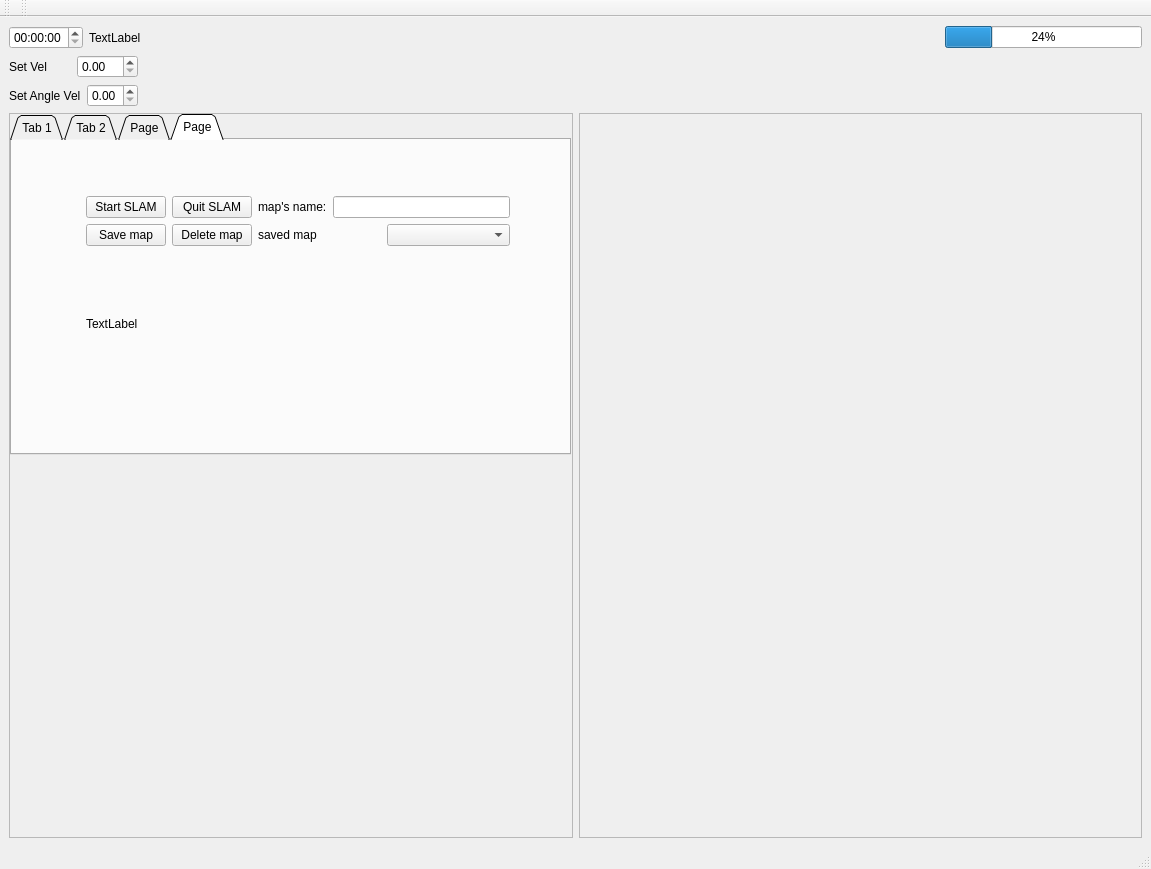
<?xml version="1.0" encoding="UTF-8"?>
<ui version="4.0">
 <class>MainWindow</class>
 <widget class="QMainWindow" name="MainWindow">
  <property name="geometry">
   <rect>
    <x>0</x>
    <y>0</y>
    <width>1151</width>
    <height>869</height>
   </rect>
  </property>
  <property name="windowTitle">
   <string>MainWindow</string>
  </property>
  <widget class="QWidget" name="centralwidget">
   <layout class="QVBoxLayout" name="verticalLayout_14">
    <item>
     <layout class="QVBoxLayout" name="verticalLayout_5"/>
    </item>
    <item>
     <layout class="QVBoxLayout" name="verticalLayout_4"/>
    </item>
    <item>
     <layout class="QVBoxLayout" name="verticalLayout_13">
      <item>
       <layout class="QHBoxLayout" name="horizontalLayout">
        <item>
         <widget class="QTimeEdit" name="timeEdit"/>
        </item>
        <item>
         <widget class="QLabel" name="label">
          <property name="text">
           <string>TextLabel</string>
          </property>
         </widget>
        </item>
        <item>
         <spacer name="horizontalSpacer">
          <property name="orientation">
           <enum>Qt::Horizontal</enum>
          </property>
          <property name="sizeType">
           <enum>QSizePolicy::Preferred</enum>
          </property>
          <property name="sizeHint" stdset="0">
           <size>
            <width>798</width>
            <height>20</height>
           </size>
          </property>
         </spacer>
        </item>
        <item>
         <widget class="QProgressBar" name="progressBar">
          <property name="value">
           <number>24</number>
          </property>
         </widget>
        </item>
       </layout>
      </item>
      <item>
       <layout class="QHBoxLayout" name="horizontalLayout_4">
        <item>
         <layout class="QVBoxLayout" name="verticalLayout">
          <item>
           <layout class="QHBoxLayout" name="horizontalLayout_3">
            <item>
             <widget class="QLabel" name="label_2">
              <property name="text">
               <string>Set Vel</string>
              </property>
             </widget>
            </item>
            <item>
             <widget class="QDoubleSpinBox" name="doubleSpinBox">
              <property name="maximum">
               <double>3.000000000000000</double>
              </property>
              <property name="singleStep">
               <double>0.100000000000000</double>
              </property>
             </widget>
            </item>
           </layout>
          </item>
          <item>
           <layout class="QHBoxLayout" name="horizontalLayout_2">
            <item>
             <widget class="QLabel" name="label_3">
              <property name="text">
               <string>Set Angle Vel</string>
              </property>
             </widget>
            </item>
            <item>
             <widget class="QDoubleSpinBox" name="doubleSpinBox_2">
              <property name="maximum">
               <double>3.000000000000000</double>
              </property>
              <property name="singleStep">
               <double>0.050000000000000</double>
              </property>
             </widget>
            </item>
           </layout>
          </item>
         </layout>
        </item>
        <item>
         <spacer name="horizontalSpacer_3">
          <property name="orientation">
           <enum>Qt::Horizontal</enum>
          </property>
          <property name="sizeHint" stdset="0">
           <size>
            <width>388</width>
            <height>38</height>
           </size>
          </property>
         </spacer>
        </item>
       </layout>
      </item>
      <item>
       <layout class="QHBoxLayout" name="horizontalLayout_18">
        <item>
         <layout class="QVBoxLayout" name="verticalLayout_12">
          <item>
           <widget class="QScrollArea" name="scrollArea_2">
            <property name="widgetResizable">
             <bool>true</bool>
            </property>
            <widget class="QWidget" name="scrollAreaWidgetContents_2">
             <property name="geometry">
              <rect>
               <x>0</x>
               <y>0</y>
               <width>558</width>
               <height>660</height>
              </rect>
             </property>
             <widget class="QTabWidget" name="tabWidget">
              <property name="geometry">
               <rect>
                <x>0</x>
                <y>0</y>
                <width>561</width>
                <height>341</height>
               </rect>
              </property>
              <property name="tabShape">
               <enum>QTabWidget::Triangular</enum>
              </property>
              <property name="currentIndex">
               <number>3</number>
              </property>
              <widget class="QWidget" name="tab">
               <attribute name="title">
                <string>Tab 1</string>
               </attribute>
               <widget class="QWidget" name="layoutWidget">
                <property name="geometry">
                 <rect>
                  <x>130</x>
                  <y>100</y>
                  <width>260</width>
                  <height>93</height>
                 </rect>
                </property>
                <layout class="QHBoxLayout" name="horizontalLayout_7">
                 <item>
                  <layout class="QVBoxLayout" name="verticalLayout_3">
                   <item>
                    <widget class="QPushButton" name="pushButton_9">
                     <property name="text">
                      <string>Start</string>
                     </property>
                    </widget>
                   </item>
                  </layout>
                 </item>
                 <item>
                  <layout class="QVBoxLayout" name="verticalLayout_2">
                   <item>
                    <widget class="QPushButton" name="pushButton">
                     <property name="text">
                      <string>Forward</string>
                     </property>
                    </widget>
                   </item>
                   <item>
                    <layout class="QHBoxLayout" name="horizontalLayout_5">
                     <item>
                      <widget class="QPushButton" name="pushButton_2">
                       <property name="text">
                        <string>Left</string>
                       </property>
                      </widget>
                     </item>
                     <item>
                      <widget class="QPushButton" name="pushButton_3">
                       <property name="text">
                        <string>Right</string>
                       </property>
                      </widget>
                     </item>
                    </layout>
                   </item>
                   <item>
                    <widget class="QPushButton" name="pushButton_4">
                     <property name="text">
                      <string>Backward</string>
                     </property>
                    </widget>
                   </item>
                  </layout>
                 </item>
                </layout>
               </widget>
              </widget>
              <widget class="QWidget" name="tab_2">
               <attribute name="title">
                <string>Tab 2</string>
               </attribute>
               <widget class="QWidget" name="layoutWidget">
                <property name="geometry">
                 <rect>
                  <x>82</x>
                  <y>32</y>
                  <width>379</width>
                  <height>251</height>
                 </rect>
                </property>
                <layout class="QVBoxLayout" name="verticalLayout_20">
                 <item>
                  <layout class="QVBoxLayout" name="verticalLayout_8">
                   <item>
                    <layout class="QHBoxLayout" name="horizontalLayout_8">
                     <item>
                      <widget class="QLabel" name="label_4">
                       <property name="text">
                        <string>SELECT MAP</string>
                       </property>
                      </widget>
                     </item>
                     <item>
                      <widget class="QComboBox" name="comboBox">
                       <item>
                        <property name="text">
                         <string/>
                        </property>
                       </item>
                       <item>
                        <property name="text">
                         <string>map1</string>
                        </property>
                       </item>
                       <item>
                        <property name="text">
                         <string>map2</string>
                        </property>
                       </item>
                       <item>
                        <property name="text">
                         <string>map3</string>
                        </property>
                       </item>
                      </widget>
                     </item>
                    </layout>
                   </item>
                   <item>
                    <spacer name="verticalSpacer">
                     <property name="orientation">
                      <enum>Qt::Vertical</enum>
                     </property>
                     <property name="sizeHint" stdset="0">
                      <size>
                       <width>128</width>
                       <height>40</height>
                      </size>
                     </property>
                    </spacer>
                   </item>
                   <item>
                    <layout class="QHBoxLayout" name="horizontalLayout_11">
                     <item>
                      <layout class="QHBoxLayout" name="horizontalLayout_10">
                       <item>
                        <layout class="QHBoxLayout" name="horizontalLayout_9">
                         <item>
                          <widget class="QPushButton" name="pushButton_8">
                           <property name="text">
                            <string>PushButton</string>
                           </property>
                          </widget>
                         </item>
                         <item>
                          <layout class="QVBoxLayout" name="verticalLayout_6">
                           <item>
                            <widget class="QPushButton" name="pushButton_7">
                             <property name="text">
                              <string>PushButton</string>
                             </property>
                            </widget>
                           </item>
                           <item>
                            <widget class="QPushButton" name="pushButton_10">
                             <property name="text">
                              <string>PushButton</string>
                             </property>
                            </widget>
                           </item>
                          </layout>
                         </item>
                        </layout>
                       </item>
                       <item>
                        <widget class="QPushButton" name="pushButton_11">
                         <property name="text">
                          <string>PushButton</string>
                         </property>
                        </widget>
                       </item>
                      </layout>
                     </item>
                     <item>
                      <layout class="QVBoxLayout" name="verticalLayout_7">
                       <item>
                        <widget class="QPushButton" name="pushButton_12">
                         <property name="text">
                          <string>zoom in</string>
                         </property>
                        </widget>
                       </item>
                       <item>
                        <widget class="QPushButton" name="pushButton_13">
                         <property name="text">
                          <string>zoom out</string>
                         </property>
                        </widget>
                       </item>
                      </layout>
                     </item>
                    </layout>
                   </item>
                  </layout>
                 </item>
                 <item>
                  <spacer name="verticalSpacer_3">
                   <property name="orientation">
                    <enum>Qt::Vertical</enum>
                   </property>
                   <property name="sizeHint" stdset="0">
                    <size>
                     <width>138</width>
                     <height>28</height>
                    </size>
                   </property>
                  </spacer>
                 </item>
                 <item>
                  <layout class="QHBoxLayout" name="horizontalLayout_24">
                   <item>
                    <layout class="QVBoxLayout" name="verticalLayout_15">
                     <item>
                      <widget class="QPushButton" name="pushButton_14">
                       <property name="text">
                        <string>2D</string>
                       </property>
                      </widget>
                     </item>
                     <item>
                      <widget class="QPushButton" name="pushButton_15">
                       <property name="text">
                        <string>3D</string>
                       </property>
                      </widget>
                     </item>
                    </layout>
                   </item>
                   <item>
                    <layout class="QVBoxLayout" name="verticalLayout_17">
                     <item>
                      <layout class="QHBoxLayout" name="horizontalLayout_12">
                       <item>
                        <widget class="QPushButton" name="pushButton_20">
                         <property name="text">
                          <string>SET INITIAL POSE</string>
                         </property>
                        </widget>
                       </item>
                       <item>
                        <widget class="QPushButton" name="pushButton_6">
                         <property name="text">
                          <string>NAV2</string>
                         </property>
                        </widget>
                       </item>
                      </layout>
                     </item>
                     <item>
                      <layout class="QHBoxLayout" name="horizontalLayout_13">
                       <item>
                        <widget class="QPushButton" name="pushButton_27">
                         <property name="text">
                          <string>Select multiple point</string>
                         </property>
                        </widget>
                       </item>
                       <item>
                        <widget class="QPushButton" name="pushButton_28">
                         <property name="text">
                          <string>Move</string>
                         </property>
                        </widget>
                       </item>
                      </layout>
                     </item>
                    </layout>
                   </item>
                  </layout>
                 </item>
                </layout>
               </widget>
              </widget>
              <widget class="QWidget" name="tab_3">
               <attribute name="title">
                <string>Page</string>
               </attribute>
               <widget class="QWidget" name="layoutWidget">
                <property name="geometry">
                 <rect>
                  <x>10</x>
                  <y>260</y>
                  <width>122</width>
                  <height>19</height>
                 </rect>
                </property>
                <layout class="QHBoxLayout" name="horizontalLayout_17">
                 <item>
                  <widget class="QLabel" name="label_7">
                   <property name="text">
                    <string>Status:</string>
                   </property>
                  </widget>
                 </item>
                 <item>
                  <widget class="QLabel" name="label_6">
                   <property name="text">
                    <string>TextLabel</string>
                   </property>
                  </widget>
                 </item>
                </layout>
               </widget>
               <widget class="QWidget" name="layoutWidget">
                <property name="geometry">
                 <rect>
                  <x>10</x>
                  <y>20</y>
                  <width>529</width>
                  <height>227</height>
                 </rect>
                </property>
                <layout class="QHBoxLayout" name="horizontalLayout_6">
                 <item>
                  <layout class="QVBoxLayout" name="verticalLayout_10">
                   <item>
                    <layout class="QHBoxLayout" name="horizontalLayout_14">
                     <item>
                      <widget class="QLabel" name="label_5">
                       <property name="text">
                        <string>SELECT TABLE </string>
                       </property>
                      </widget>
                     </item>
                     <item>
                      <widget class="QComboBox" name="comboBox_2">
                       <item>
                        <property name="text">
                         <string/>
                        </property>
                       </item>
                       <item>
                        <property name="text">
                         <string>table1</string>
                        </property>
                       </item>
                       <item>
                        <property name="text">
                         <string>table2</string>
                        </property>
                       </item>
                       <item>
                        <property name="text">
                         <string>table3</string>
                        </property>
                       </item>
                       <item>
                        <property name="text">
                         <string>table4</string>
                        </property>
                       </item>
                       <item>
                        <property name="text">
                         <string>table5</string>
                        </property>
                       </item>
                      </widget>
                     </item>
                    </layout>
                   </item>
                   <item>
                    <spacer name="verticalSpacer_2">
                     <property name="orientation">
                      <enum>Qt::Vertical</enum>
                     </property>
                     <property name="sizeHint" stdset="0">
                      <size>
                       <width>118</width>
                       <height>118</height>
                      </size>
                     </property>
                    </spacer>
                   </item>
                   <item>
                    <layout class="QVBoxLayout" name="verticalLayout_9">
                     <item>
                      <layout class="QHBoxLayout" name="horizontalLayout_16">
                       <item>
                        <widget class="QPushButton" name="pushButton_19">
                         <property name="text">
                          <string>Add</string>
                         </property>
                        </widget>
                       </item>
                       <item>
                        <widget class="QPushButton" name="pushButton_22">
                         <property name="text">
                          <string>Remove</string>
                         </property>
                        </widget>
                       </item>
                       <item>
                        <widget class="QPushButton" name="pushButton_23">
                         <property name="text">
                          <string>Remove All</string>
                         </property>
                        </widget>
                       </item>
                      </layout>
                     </item>
                     <item>
                      <layout class="QHBoxLayout" name="horizontalLayout_15">
                       <item>
                        <widget class="QPushButton" name="pushButton_21">
                         <property name="text">
                          <string>Move</string>
                         </property>
                        </widget>
                       </item>
                       <item>
                        <widget class="QPushButton" name="pushButton_16">
                         <property name="text">
                          <string>Pause</string>
                         </property>
                        </widget>
                       </item>
                       <item>
                        <widget class="QPushButton" name="pushButton_17">
                         <property name="text">
                          <string>Resume</string>
                         </property>
                        </widget>
                       </item>
                      </layout>
                     </item>
                    </layout>
                   </item>
                  </layout>
                 </item>
                 <item>
                  <layout class="QVBoxLayout" name="verticalLayout_11">
                   <item>
                    <widget class="QListWidget" name="listWidget"/>
                   </item>
                   <item>
                    <widget class="QPushButton" name="pushButton_18">
                     <property name="text">
                      <string>Finish</string>
                     </property>
                    </widget>
                   </item>
                  </layout>
                 </item>
                </layout>
               </widget>
              </widget>
              <widget class="QWidget" name="tab_4">
               <attribute name="title">
                <string>Page</string>
               </attribute>
               <widget class="QWidget" name="layoutWidget">
                <property name="geometry">
                 <rect>
                  <x>74</x>
                  <y>56</y>
                  <width>424</width>
                  <height>135</height>
                 </rect>
                </property>
                <layout class="QVBoxLayout" name="verticalLayout_19">
                 <item>
                  <layout class="QHBoxLayout" name="horizontalLayout_23">
                   <item>
                    <layout class="QVBoxLayout" name="verticalLayout_18">
                     <item>
                      <layout class="QHBoxLayout" name="horizontalLayout_19">
                       <item>
                        <widget class="QPushButton" name="pushButton_5">
                         <property name="text">
                          <string>Start SLAM</string>
                         </property>
                        </widget>
                       </item>
                       <item>
                        <widget class="QPushButton" name="pushButton_24">
                         <property name="text">
                          <string>Quit SLAM</string>
                         </property>
                        </widget>
                       </item>
                      </layout>
                     </item>
                     <item>
                      <layout class="QHBoxLayout" name="horizontalLayout_22">
                       <item>
                        <widget class="QPushButton" name="pushButton_25">
                         <property name="text">
                          <string>Save map</string>
                         </property>
                        </widget>
                       </item>
                       <item>
                        <widget class="QPushButton" name="pushButton_26">
                         <property name="text">
                          <string>Delete map</string>
                         </property>
                        </widget>
                       </item>
                      </layout>
                     </item>
                    </layout>
                   </item>
                   <item>
                    <layout class="QVBoxLayout" name="verticalLayout_16">
                     <item>
                      <layout class="QHBoxLayout" name="horizontalLayout_20">
                       <item>
                        <widget class="QLabel" name="label_8">
                         <property name="text">
                          <string>map's name:</string>
                         </property>
                        </widget>
                       </item>
                       <item>
                        <widget class="QLineEdit" name="lineEdit"/>
                       </item>
                      </layout>
                     </item>
                     <item>
                      <layout class="QHBoxLayout" name="horizontalLayout_21">
                       <item>
                        <widget class="QLabel" name="label_9">
                         <property name="text">
                          <string>saved map</string>
                         </property>
                        </widget>
                       </item>
                       <item>
                        <widget class="QComboBox" name="comboBox_3">
                         <item>
                          <property name="text">
                           <string/>
                          </property>
                         </item>
                         <item>
                          <property name="text">
                           <string>map1</string>
                          </property>
                         </item>
                         <item>
                          <property name="text">
                           <string>map2</string>
                          </property>
                         </item>
                         <item>
                          <property name="text">
                           <string>map3</string>
                          </property>
                         </item>
                        </widget>
                       </item>
                      </layout>
                     </item>
                    </layout>
                   </item>
                  </layout>
                 </item>
                 <item>
                  <spacer name="verticalSpacer_4">
                   <property name="orientation">
                    <enum>Qt::Vertical</enum>
                   </property>
                   <property name="sizeHint" stdset="0">
                    <size>
                     <width>188</width>
                     <height>40</height>
                    </size>
                   </property>
                  </spacer>
                 </item>
                 <item>
                  <widget class="QLabel" name="label_10">
                   <property name="text">
                    <string>TextLabel</string>
                   </property>
                  </widget>
                 </item>
                </layout>
               </widget>
              </widget>
             </widget>
            </widget>
           </widget>
          </item>
         </layout>
        </item>
        <item>
         <widget class="QScrollArea" name="scrollArea">
          <property name="widgetResizable">
           <bool>true</bool>
          </property>
          <widget class="QWidget" name="scrollAreaWidgetContents">
           <property name="geometry">
            <rect>
             <x>0</x>
             <y>0</y>
             <width>559</width>
             <height>662</height>
            </rect>
           </property>
          </widget>
         </widget>
        </item>
       </layout>
      </item>
     </layout>
    </item>
   </layout>
  </widget>
  <widget class="QMenuBar" name="menubar">
   <property name="geometry">
    <rect>
     <x>0</x>
     <y>0</y>
     <width>1151</width>
     <height>22</height>
    </rect>
   </property>
  </widget>
  <widget class="QStatusBar" name="statusbar"/>
  <widget class="QToolBar" name="toolBar">
   <property name="windowTitle">
    <string>toolBar</string>
   </property>
   <attribute name="toolBarArea">
    <enum>TopToolBarArea</enum>
   </attribute>
   <attribute name="toolBarBreak">
    <bool>false</bool>
   </attribute>
  </widget>
  <widget class="QToolBar" name="toolBar_2">
   <property name="windowTitle">
    <string>toolBar_2</string>
   </property>
   <attribute name="toolBarArea">
    <enum>TopToolBarArea</enum>
   </attribute>
   <attribute name="toolBarBreak">
    <bool>false</bool>
   </attribute>
  </widget>
 </widget>
 <resources/>
 <connections/>
</ui>
